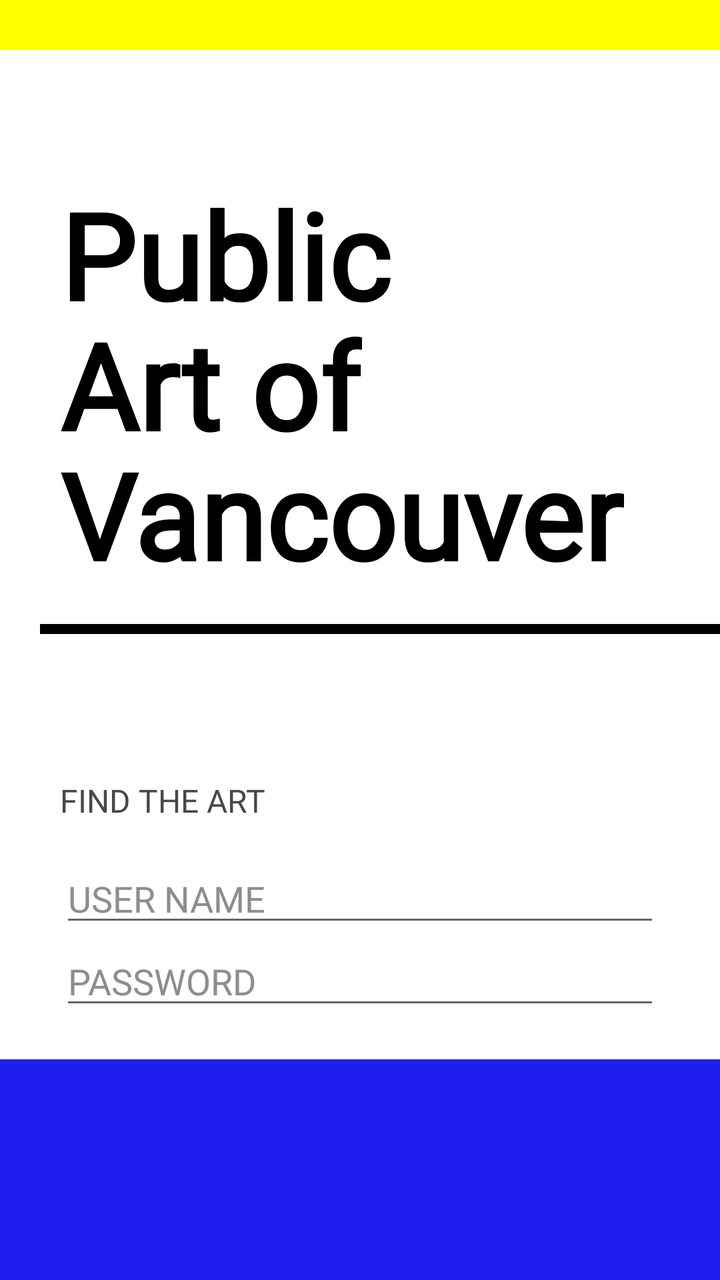
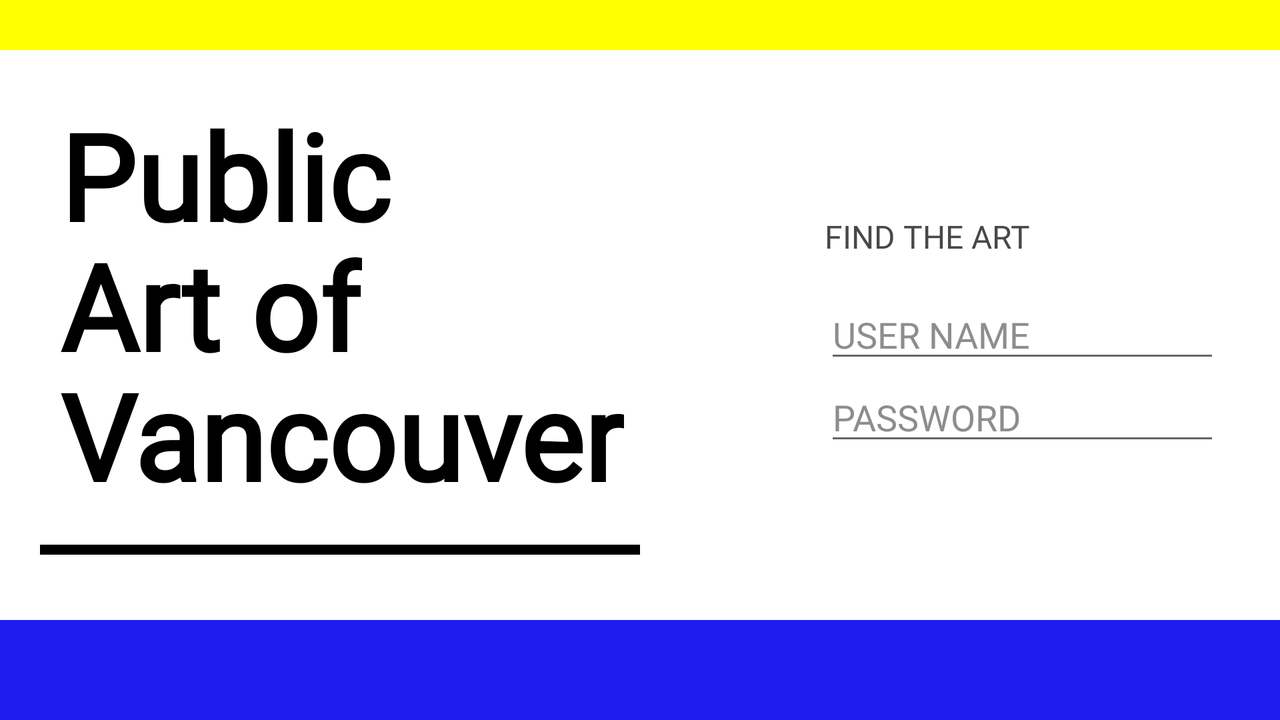

First picture: res/layout/ on a phone held upright. Second picture: the repository's own variant of that layout, on a device whose configuration matches the variant's folder. Source for both follows.
<!-- AndroidManifest.xml: application theme AppTheme -->
<!-- res/layout/activity_main.xml -->
<?xml version="1.0" encoding="utf-8"?>
<LinearLayout xmlns:android="http://schemas.android.com/apk/res/android"
    xmlns:app="http://schemas.android.com/apk/res-auto"
    xmlns:tools="http://schemas.android.com/tools"
    android:layout_width="match_parent"
    android:layout_height="match_parent"
    android:orientation="vertical"
    tools:context=".MainActivity"
    android:background="@color/white"
    android:gravity="center"
    >
    <ImageView
        android:layout_width="match_parent"
        android:layout_height="25dp"
        android:background="@color/secondaryLightColor" />

    <LinearLayout
        android:layout_width="match_parent"
        android:layout_height="wrap_content"
        android:layout_weight="4"
        android:orientation="vertical">
    <LinearLayout
        android:layout_width="match_parent"
        android:layout_height="wrap_content"
        android:orientation="vertical"
        android:layout_weight="2"
        android:gravity="center_vertical"
        android:layout_gravity="left">

        <TextView
            android:id="@+id/tv_title"
            android:layout_width="wrap_content"
            android:layout_height="65dp"
            android:layout_marginLeft="@dimen/titlesize"
            android:elegantTextHeight="false"
            android:fontFamily="@font/altedin1451mit"
            android:gravity="left"
            android:text="Public"
            android:textColor="@color/black"
            android:textSize="60sp"
            android:textStyle="bold" />

        <TextView
            android:id="@+id/tv_title2"
            android:layout_width="wrap_content"
            android:layout_height="65dp"
            android:layout_marginLeft="@dimen/titlesize"
            android:fontFamily="@font/altedin1451mit"
            android:gravity="left"
            android:text="Art of"
            android:textColor="@color/black"
            android:textSize="60sp"
            android:textStyle="bold" />

        <TextView
            android:id="@+id/tv_title3"
            android:layout_width="wrap_content"
            android:layout_height="65dp"
            android:layout_marginLeft="@dimen/titlesize"
            android:fontFamily="@font/altedin1451mit"
            android:gravity="left"
            android:text="Vancouver"
            android:textColor="@color/black"
            android:textSize="60sp"
            android:textStyle="bold" />

        <ImageView
            android:layout_width="match_parent"
            android:layout_height="5dp"
            android:layout_marginLeft="20dp"
            android:layout_marginTop="30dp"
            android:layout_marginBottom="10dp"
            android:background="@color/black" />
    </LinearLayout>

        <TextView
            android:id="@+id/tv_loginTitle"
            android:layout_width="wrap_content"
            android:layout_height="wrap_content"
            android:layout_marginLeft="@dimen/titlesize"
            android:layout_marginBottom="@dimen/activity_horizontal_margin"
            android:fontFamily="@font/din"
            android:gravity="left"
            android:text="FIND THE ART"
            android:textColor="@color/darkgrey" />


        <EditText
            android:id="@+id/et_username"
            android:layout_width="match_parent"
            android:layout_height="wrap_content"
            android:layout_marginLeft="30dp"
            android:layout_marginRight="30dp"
            android:fontFamily="@font/din"
            android:hint="@string/username"
            android:textColor="@color/black"
            android:textColorHint="@color/lightgrey"
            android:textColorLink="@color/primaryColor"
            android:inputType="text"
            android:maxLines="1"/>


        <EditText
            android:id="@+id/et_password"
            android:layout_width="match_parent"
            android:layout_height="wrap_content"
            android:layout_marginLeft="30dp"
            android:layout_marginRight="30dp"
            android:fontFamily="@font/din"
            android:hint="@string/password"
            android:inputType="textPassword"
            android:textColor="@color/black"
            android:textColorHint="@color/lightgrey"
            android:textColorLink="@color/primaryColor" />
    </LinearLayout>

    <LinearLayout
        android:layout_width="match_parent"
        android:orientation="horizontal"
        android:layout_height="wrap_content"
        android:background="@color/primaryColor"
        android:layout_marginTop="20dp"
        android:layout_weight="2">

        <Button
            android:id="@+id/btn_login"
            android:layout_width="match_parent"
            android:layout_height="match_parent"
            android:layout_weight="1"
            android:insetTop="0dp"
            android:insetBottom="0dp"
            android:onClick="onClickLogin"
            app:cornerRadius="0dp" />

        <Button
            android:id="@+id/btn_addUser"
            android:layout_width="match_parent"
            android:layout_height="match_parent"
            android:layout_weight="1"
            android:insetTop="0dp"
            android:insetBottom="0dp"
            android:onClick="onClickSignup"
            app:cornerRadius="0dp" />
    </LinearLayout>






</LinearLayout>
<!-- resources referenced by this layout -->
<resources>
  <color name="black">#000000</color>
  <color name="darkgrey">#484848</color>
  <color name="lightgrey">#8D8D8D</color>
  <color name="primaryColor">#1d1df0</color>
  <color name="secondaryLightColor">#ffff00</color>
  <color name="white">#ffffff</color>
  <dimen name="activity_horizontal_margin">16dp</dimen>
  <dimen name="titlesize">30sp</dimen>
  <string name="password">PASSWORD</string>
  <string name="username">USER NAME</string>
  <style name="AppTheme" parent="Theme.MaterialComponents.Light.NoActionBar">
          <item name="colorPrimary">@color/primaryLightColor</item>
          <item name="colorPrimaryVariant">@color/primaryColor</item>
          <item name="colorOnPrimary">@color/primaryTextColor</item>
          <item name="colorSecondary">@color/secondaryColor</item>
          <item name="colorSecondaryVariant">@color/secondaryDarkColor</item>
          <item name="colorOnSecondary">@color/secondaryTextColor</item>
          <item name="colorError">@color/error</item>
          <item name="colorOnError">@color/onError</item>
          <item name="colorSurface">@color/primaryTextColor</item>
          <item name="colorOnSurface">@color/primaryDarkColor</item>
          <item name="android:colorBackground">@color/primaryTextColor</item>
          <item name="colorOnBackground">@color/primaryTextColor</item>
          <item name="android:statusBarColor">@color/primaryColor</item>
          <item name="android:navigationBarColor">@color/primaryColor</item>
  
          <item name="android:textViewStyle">@style/RobotoTextViewStyle</item>
          <item name="android:buttonStyle">@style/RobotoButtonStyle</item>
      </style>
  <color name="primaryLightColor">#1d1df0</color>
  <color name="primaryTextColor">#ffffff</color>
  <color name="secondaryColor">#ffff00</color>
  <color name="secondaryDarkColor">#c7cc00</color>
  <color name="secondaryTextColor">#000000</color>
  <color name="error">#ff1744</color>
  <color name="onError">#000000</color>
  <color name="primaryDarkColor">#0000BC</color>
  <style name="RobotoTextViewStyle" parent="android:Widget.TextView">
          <item name="android:fontFamily">@font/din</item>
          <item name="android:textSize">16dp</item>
      </style>
  <style name="RobotoButtonStyle" parent="android:Widget.Holo.Button">
          <item name="android:fontFamily">@font/din</item>
          <item name="android:textSize">18dp</item>
      </style>
</resources>
<!-- res/layout-land/activity_main.xml (the repository's variant of the layout above) -->
<!-- drawn on the phone turned sideways -->
<?xml version="1.0" encoding="utf-8"?>
<LinearLayout
    xmlns:android="http://schemas.android.com/apk/res/android"
    xmlns:app="http://schemas.android.com/apk/res-auto"
    xmlns:tools="http://schemas.android.com/tools"
    android:layout_width="match_parent"
    android:orientation="vertical"
    android:layout_height="match_parent">
    <ImageView
        android:layout_width="match_parent"
        android:layout_height="25dp"
        android:background="@color/secondaryLightColor" />
    <LinearLayout
        android:layout_width="match_parent"
        android:layout_height="match_parent"
        android:layout_weight="3"
        android:orientation="horizontal">

        <LinearLayout
            android:layout_width="wrap_content"
            android:layout_height="match_parent"
            android:orientation="vertical"
            android:layout_weight="1"
            android:gravity="center_vertical"
            android:layout_gravity="left">

            <TextView
                android:id="@+id/tv_title"
                android:layout_width="wrap_content"
                android:layout_height="65dp"
                android:layout_marginLeft="@dimen/titlesize"
                android:elegantTextHeight="false"
                android:fontFamily="@font/altedin1451mit"
                android:gravity="left"
                android:text="Public"
                android:textColor="@color/black"
                android:textSize="60sp"
                android:textStyle="bold" />

            <TextView
                android:id="@+id/tv_title2"
                android:layout_width="wrap_content"
                android:layout_height="65dp"
                android:layout_marginLeft="@dimen/titlesize"
                android:fontFamily="@font/altedin1451mit"
                android:gravity="left"
                android:text="Art of"
                android:textColor="@color/black"
                android:textSize="60sp"
                android:textStyle="bold" />

            <TextView
                android:id="@+id/tv_title3"
                android:layout_width="wrap_content"
                android:layout_height="65dp"
                android:layout_marginLeft="@dimen/titlesize"
                android:fontFamily="@font/altedin1451mit"
                android:gravity="left"
                android:text="Vancouver"
                android:textColor="@color/black"
                android:textSize="60sp"
                android:textStyle="bold" />

            <ImageView
                android:layout_width="300dp"
                android:layout_height="5dp"
                android:layout_marginRight="0dp"
                android:layout_marginLeft="20dp"
                android:layout_marginTop="30dp"
                android:layout_marginBottom="10dp"
                android:background="@color/black" />
        </LinearLayout>


        <LinearLayout
            android:layout_width="wrap_content"
            android:gravity="center_vertical"
            android:layout_height="match_parent"
            android:layout_weight="2"
            android:orientation="vertical">
            <TextView
                android:id="@+id/tv_loginTitle"
                android:layout_width="wrap_content"
                android:layout_height="wrap_content"
                android:layout_marginLeft="@dimen/titlesize"
                android:layout_marginBottom="@dimen/activity_horizontal_margin"
                android:fontFamily="@font/din"
                android:gravity="left"
                android:text="FIND THE ART"
                android:textColor="@color/darkgrey" />


            <EditText
                android:id="@+id/et_username"
                android:layout_width="match_parent"
                android:layout_height="wrap_content"
                android:layout_marginLeft="30dp"
                android:layout_marginRight="30dp"
                android:fontFamily="@font/din"
                android:hint="@string/username"
                android:textColor="@color/black"
                android:textColorHint="@color/lightgrey"
                android:textColorLink="@color/primaryColor" />


            <EditText
                android:id="@+id/et_password"
                android:layout_width="match_parent"
                android:layout_height="wrap_content"
                android:layout_marginLeft="30dp"
                android:layout_marginRight="30dp"
                android:fontFamily="@font/din"
                android:hint="@string/password"
                android:inputType="textPassword"
                android:textColor="@color/black"
                android:textColorHint="@color/lightgrey"
                android:textColorLink="@color/primaryColor" />
        </LinearLayout>
    </LinearLayout>

    <LinearLayout
        android:layout_width="match_parent"
        android:orientation="horizontal"
        android:layout_height="wrap_content"
        android:background="@color/primaryColor">

        <Button
            android:id="@+id/btn_login"
            android:layout_width="match_parent"
            android:layout_height="50dp"
            android:layout_weight="1"
            android:insetTop="0dp"
            android:insetBottom="0dp"
            android:onClick="onClickLogin"
            app:cornerRadius="0dp" />

        <Button
            android:id="@+id/btn_addUser"
            android:layout_width="match_parent"
            android:layout_height="50dp"
            android:layout_weight="1"
            android:insetTop="0dp"
            android:insetBottom="0dp"
            android:onClick="onClickSignup"
            app:cornerRadius="0dp" />
    </LinearLayout>

</LinearLayout>
<!-- resources referenced by the variant -->
<!-- as the phone turned sideways resolves them -->
<resources>
  <color name="black">#000000</color>
  <color name="darkgrey">#484848</color>
  <color name="lightgrey">#8D8D8D</color>
  <color name="primaryColor">#1d1df0</color>
  <color name="secondaryLightColor">#ffff00</color>
  <dimen name="activity_horizontal_margin">16dp</dimen>
  <dimen name="titlesize">30sp</dimen>
  <string name="password">PASSWORD</string>
  <string name="username">USER NAME</string>
  <style name="AppTheme" parent="Theme.MaterialComponents.Light.NoActionBar">
          <item name="colorPrimary">@color/primaryLightColor</item>
          <item name="colorPrimaryVariant">@color/primaryColor</item>
          <item name="colorOnPrimary">@color/primaryTextColor</item>
          <item name="colorSecondary">@color/secondaryColor</item>
          <item name="colorSecondaryVariant">@color/secondaryDarkColor</item>
          <item name="colorOnSecondary">@color/secondaryTextColor</item>
          <item name="colorError">@color/error</item>
          <item name="colorOnError">@color/onError</item>
          <item name="colorSurface">@color/primaryTextColor</item>
          <item name="colorOnSurface">@color/primaryDarkColor</item>
          <item name="android:colorBackground">@color/primaryTextColor</item>
          <item name="colorOnBackground">@color/primaryTextColor</item>
          <item name="android:statusBarColor">@color/primaryColor</item>
          <item name="android:navigationBarColor">@color/primaryColor</item>
  
          <item name="android:textViewStyle">@style/RobotoTextViewStyle</item>
          <item name="android:buttonStyle">@style/RobotoButtonStyle</item>
      </style>
  <color name="primaryLightColor">#1d1df0</color>
  <color name="primaryTextColor">#ffffff</color>
  <color name="secondaryColor">#ffff00</color>
  <color name="secondaryDarkColor">#c7cc00</color>
  <color name="secondaryTextColor">#000000</color>
  <color name="error">#ff1744</color>
  <color name="onError">#000000</color>
  <color name="primaryDarkColor">#0000BC</color>
  <style name="RobotoTextViewStyle" parent="android:Widget.TextView">
          <item name="android:fontFamily">@font/din</item>
          <item name="android:textSize">16dp</item>
      </style>
  <style name="RobotoButtonStyle" parent="android:Widget.Holo.Button">
          <item name="android:fontFamily">@font/din</item>
          <item name="android:textSize">18dp</item>
      </style>
</resources>
